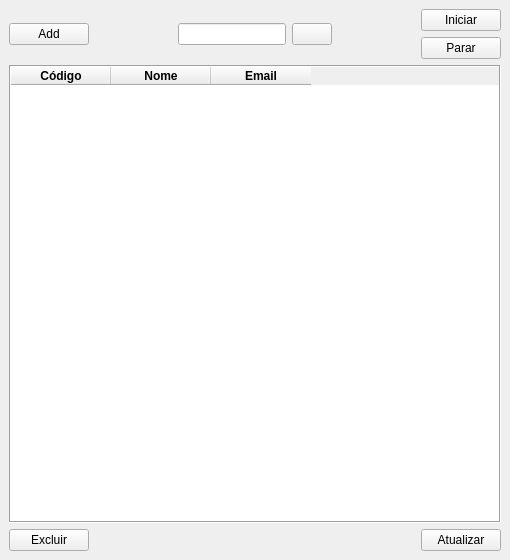
<?xml version="1.0" encoding="UTF-8"?>
<ui version="4.0">
 <class>MainWindow</class>
 <widget class="QMainWindow" name="MainWindow">
  <property name="enabled">
   <bool>true</bool>
  </property>
  <property name="geometry">
   <rect>
    <x>0</x>
    <y>0</y>
    <width>510</width>
    <height>560</height>
   </rect>
  </property>
  <property name="windowTitle">
   <string>AutoClienteEmail</string>
  </property>
  <property name="windowIcon">
   <iconset>
    <normaloff>../Imagens/btnAlugaVeiculo.png</normaloff>../Imagens/btnAlugaVeiculo.png</iconset>
  </property>
  <widget class="QWidget" name="centralwidget">
   <layout class="QVBoxLayout" name="verticalLayout_2">
    <item>
     <layout class="QHBoxLayout" name="horizontalLayout">
      <item>
       <widget class="QPushButton" name="btnAdd">
        <property name="text">
         <string>Add</string>
        </property>
        <property name="icon">
         <iconset>
          <normaloff>../Imagens/insert.png</normaloff>../Imagens/insert.png</iconset>
        </property>
       </widget>
      </item>
      <item>
       <spacer name="horizontalSpacer">
        <property name="orientation">
         <enum>Qt::Horizontal</enum>
        </property>
        <property name="sizeHint" stdset="0">
         <size>
          <width>40</width>
          <height>20</height>
         </size>
        </property>
       </spacer>
      </item>
      <item>
       <layout class="QHBoxLayout" name="horizontalLayout_2">
        <item>
         <widget class="QLineEdit" name="editPesquisar"/>
        </item>
        <item>
         <widget class="QPushButton" name="btnPesquisar">
          <property name="text">
           <string/>
          </property>
          <property name="icon">
           <iconset>
            <normaloff>../Imagens/lupa.png</normaloff>../Imagens/lupa.png</iconset>
          </property>
         </widget>
        </item>
       </layout>
      </item>
      <item>
       <spacer name="horizontalSpacer_2">
        <property name="orientation">
         <enum>Qt::Horizontal</enum>
        </property>
        <property name="sizeHint" stdset="0">
         <size>
          <width>40</width>
          <height>20</height>
         </size>
        </property>
       </spacer>
      </item>
      <item>
       <layout class="QVBoxLayout" name="verticalLayout">
        <item>
         <widget class="QPushButton" name="btnIniciar">
          <property name="text">
           <string>Iniciar</string>
          </property>
          <property name="icon">
           <iconset>
            <normaloff>../Imagens/start.png</normaloff>../Imagens/start.png</iconset>
          </property>
         </widget>
        </item>
        <item>
         <widget class="QPushButton" name="btnParar">
          <property name="text">
           <string>Parar</string>
          </property>
          <property name="icon">
           <iconset>
            <normaloff>../Imagens/Stop.png</normaloff>../Imagens/Stop.png</iconset>
          </property>
         </widget>
        </item>
       </layout>
      </item>
     </layout>
    </item>
    <item>
     <widget class="QTableWidget" name="tableClientes">
      <property name="sizePolicy">
       <sizepolicy hsizetype="Expanding" vsizetype="Expanding">
        <horstretch>250</horstretch>
        <verstretch>250</verstretch>
       </sizepolicy>
      </property>
      <property name="cursor" stdset="0">
       <cursorShape>PointingHandCursor</cursorShape>
      </property>
      <property name="frameShape">
       <enum>QFrame::Box</enum>
      </property>
      <column>
       <property name="text">
        <string>Código</string>
       </property>
       <property name="font">
        <font>
         <weight>75</weight>
         <bold>true</bold>
        </font>
       </property>
      </column>
      <column>
       <property name="text">
        <string>Nome</string>
       </property>
       <property name="font">
        <font>
         <weight>75</weight>
         <bold>true</bold>
        </font>
       </property>
      </column>
      <column>
       <property name="text">
        <string>Email</string>
       </property>
       <property name="font">
        <font>
         <weight>75</weight>
         <bold>true</bold>
        </font>
       </property>
      </column>
     </widget>
    </item>
    <item>
     <layout class="QHBoxLayout" name="horizontalLayout_4">
      <item>
       <widget class="QPushButton" name="pushButton_2">
        <property name="text">
         <string>Excluir</string>
        </property>
        <property name="icon">
         <iconset>
          <normaloff>../Imagens/excluir.png</normaloff>../Imagens/excluir.png</iconset>
        </property>
       </widget>
      </item>
      <item>
       <spacer name="horizontalSpacer_3">
        <property name="orientation">
         <enum>Qt::Horizontal</enum>
        </property>
        <property name="sizeHint" stdset="0">
         <size>
          <width>40</width>
          <height>20</height>
         </size>
        </property>
       </spacer>
      </item>
      <item alignment="Qt::AlignRight">
       <widget class="QPushButton" name="btnAtualizar">
        <property name="text">
         <string>Atualizar</string>
        </property>
        <property name="icon">
         <iconset>
          <normaloff>../Imagens/atualizar.png</normaloff>../Imagens/atualizar.png</iconset>
        </property>
       </widget>
      </item>
     </layout>
    </item>
   </layout>
  </widget>
 </widget>
 <resources/>
 <connections/>
</ui>
